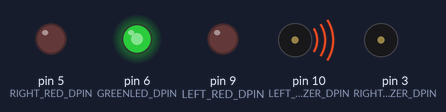
Simulated run of this sketch. Board: Arduino Uno, built with avr-gcc and run on an emulated ATmega328P. Shown: output pins drawn as LEDs (lit = HIGH), buzzer (waves = sounding, pin HIGH).

Above: at 0.17 s.
At 1.52 s:
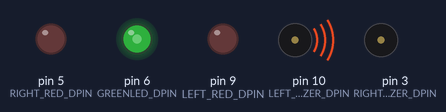
At 16.5 s:
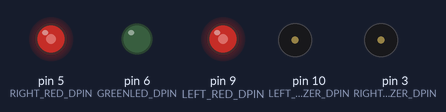
At 20.09 s:
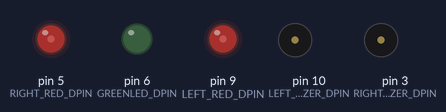
At 30.08 s:
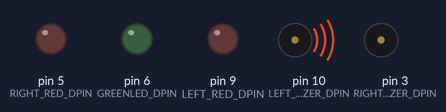
At 39.45 s:
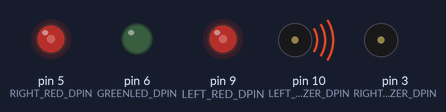
Timing chart, 0 to 40.0 s (numbered marks = the images above):
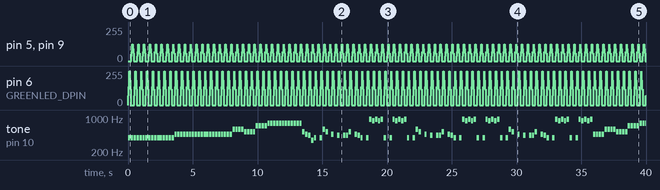

The sketch:

gasToxic.ino
```cpp
#include <stdarg.h>
#include "music.h"

const float NOTE_FOUR_DURATION = 187.5;
const float WAIT_DURATION = NOTE_FOUR_DURATION * 0.2f;
const float AVC_VALUE = 5.f / 1023;
const int BRIGHT_CEILING = 255;
const int RIGHT_BUZZER_DPIN = 3;
const int LEFT_BUZZER_DPIN = 10;
const int RIGHT_RED_DPIN = 5;
const int GREENLED_DPIN = 6;
const int LEFT_RED_DPIN = 9;
const int MQ2_DPIN = 12;
const int MQ3_DPIN = 2;
const auto MQ2_APIN = A0;
const auto MQ3_APIN = A1;

// milliseconds, 0 ~ 1 brightness range, number of led, pins
void flashDelay(const int delayMS, const float startBrightness, const float endBrightness, const int LEDNumbers, ...)
{
    if (LEDNumbers == 0 || delayMS < 0)
        return;
    const int end = (int)(endBrightness * BRIGHT_CEILING);
    va_list ap;
    va_start(ap, LEDNumbers);
    int *ledPins = (int *)malloc(sizeof(int) * LEDNumbers);
    for (int i = 0; i < LEDNumbers; ++i)
        ledPins[i] = va_arg(ap, int);
    // process flash
    int tempDelay = delayMS;
    if (delayMS > 30)
    {
        const int fadeAmount = (int)((30.f / delayMS) * (endBrightness - startBrightness) * BRIGHT_CEILING);
        int start = startBrightness * BRIGHT_CEILING;
        for (int i = 0; i < LEDNumbers; ++i)
            digitalWrite(ledPins[i], HIGH);
        do
        {
            for (int i = 0; i < LEDNumbers; ++i)
                analogWrite(ledPins[i], start);
            delay(30);
            start += fadeAmount;
            tempDelay -= 30;
        } while (tempDelay > 30);
    }
    // remain of delay
    delay(tempDelay);
    for (int i = 0; i < LEDNumbers; ++i)
        analogWrite(ledPins[i], end);
    // finalize
    va_end(ap);
    free(ledPins);
}

int *getSubList(const uint16_t *list, const int start, const int size)
{
    int *subList = (int *)malloc(sizeof(int) * size);
    for (int i = 0; i < size; ++i)
        subList[i] = pgm_read_word(&list[i + start]);
    return subList;
}

void determineVoltage(const float v, const float limit, const Song song)
{
    if (v < limit)
        return;
    if (song == Song::CuffinDance)
        play(cuda::MELODY, cuda::MELODY_SIZE, cuda::BLOCK_SIZE);
}

void play(const uint16_t *melody, const int size, const int blockSize)
{
    for (int i = 0; i < size; i += blockSize)
    {
        int *temp = getSubList(melody, i, blockSize);
        bool ledSwitch = true;
        for (int j = 0; j < blockSize; j += 2, ledSwitch = !ledSwitch)
        {
            if (temp[j] == NOTE_END)
                break;
            const int duration = NOTE_FOUR_DURATION * temp[j] / 4;
            const float delayDuration = (duration + WAIT_DURATION) / 2;
            tone(LEFT_BUZZER_DPIN, temp[j + 1], duration);
            if (ledSwitch)
            {
                flashDelay(delayDuration, 0, 1, 1, GREENLED_DPIN);
                flashDelay(delayDuration, 1, 0, 1, GREENLED_DPIN);
            }
            else
            {
                flashDelay(delayDuration, 0, 0.5f, 2, LEFT_RED_DPIN, RIGHT_RED_DPIN);
                flashDelay(delayDuration, 0.5f, 0, 2, LEFT_RED_DPIN, RIGHT_RED_DPIN);
            }
            noTone(LEFT_BUZZER_DPIN);
        }
        free(temp);
    }
}

void setup()
{
    Serial.begin(9600);
    pinMode(LEFT_BUZZER_DPIN, OUTPUT);
    pinMode(RIGHT_BUZZER_DPIN, OUTPUT);
    pinMode(LEFT_RED_DPIN, OUTPUT);
    pinMode(RIGHT_RED_DPIN, OUTPUT);
    pinMode(GREENLED_DPIN, OUTPUT);
}

void loop()
{
    const int MQ3AValue = analogRead(MQ3_APIN);
    const int MQ2AValue = analogRead(MQ2_APIN);
    // Convert the analog reading (which goes from 0 - 1023) to a voltage (0 - 5V):
    const float MQ3Voltage = MQ3AValue * AVC_VALUE;
    const float MQ2Voltage = MQ2AValue * AVC_VALUE;
    determineVoltage(MQ3Voltage, 3.66f, Song::CuffinDance);
    determineVoltage(MQ2Voltage, 1.9f, Song::CuffinDance);
    Serial.println(MQ3Voltage + String("MQ3"));
    Serial.println(MQ2Voltage + String("MQ2"));
    delay(1000);
}
```

music.h
```cpp
#pragma once
#include "pitches.h"

enum Song
{
    CuffinDance
};

// about notes, followed by a duration and a pitch
// prefix note durations: 4 = quarter note, 8 = eighth note, etc.:
// suffix note pitches
namespace cuda
{
    static const int BLOCK_SIZE = 128;

    static const uint16_t MELODY[] PROGMEM = {
        4, NOTE_G4, 4, NOTE_G4, 4, NOTE_G4, 4, NOTE_G4, 4, NOTE_G4, 4, NOTE_G4, 4, NOTE_G4, 4, NOTE_G4,
        4, NOTE_G4, 4, NOTE_G4, 4, NOTE_G4, 4, NOTE_G4, 4, NOTE_G4, 4, NOTE_G4, 4, NOTE_G4, 4, NOTE_G4,
        4, NOTE_AS4, 4, NOTE_AS4, 4, NOTE_AS4, 4, NOTE_AS4, 4, NOTE_AS4, 4, NOTE_AS4, 4, NOTE_AS4, 4, NOTE_AS4,
        4, NOTE_AS4, 4, NOTE_AS4, 4, NOTE_AS4, 4, NOTE_AS4, 4, NOTE_AS4, 4, NOTE_AS4, 4, NOTE_AS4, 4, NOTE_AS4,
        4, NOTE_AS4, 4, NOTE_AS4, 4, NOTE_AS4, 4, NOTE_AS4, 4, NOTE_D5, 4, NOTE_D5, 4, NOTE_D5, 4, NOTE_D5,
        4, NOTE_C5, 4, NOTE_C5, 4, NOTE_C5, 4, NOTE_C5, 4, NOTE_F5, 4, NOTE_F5, 4, NOTE_F5, 4, NOTE_F5,
        4, NOTE_G5, 4, NOTE_G5, 4, NOTE_G5, 4, NOTE_G5, 4, NOTE_G5, 4, NOTE_G5, 4, NOTE_G5, 4, NOTE_G5,
        4, NOTE_G5, 4, NOTE_G5, 4, NOTE_G5, 4, NOTE_G5, 4, NOTE_C5, 4, NOTE_AS4, 4, NOTE_A4, 4, NOTE_F4,
        4, NOTE_G4, 4, REST, 4, NOTE_G4, 4, NOTE_D5, 4, NOTE_C5, 4, REST, 4, NOTE_AS4, 4, REST,
        4, NOTE_A4, 4, REST, 4, NOTE_A4, 4, NOTE_A4, 4, NOTE_C5, 4, REST, 4, NOTE_AS4, 4, NOTE_A4,
        4, NOTE_G4, 4, REST, 4, NOTE_G4, 4, NOTE_AS5, 4, NOTE_A5, 4, NOTE_AS5, 4, NOTE_A5, 4, NOTE_AS5,
        4, NOTE_G4, 4, REST, 4, NOTE_G4, 4, NOTE_AS5, 4, NOTE_A5, 4, NOTE_AS5, 4, NOTE_A5, 4, NOTE_AS5,
        4, NOTE_G4, 4, REST, 4, NOTE_G4, 4, NOTE_D5, 4, NOTE_C5, 4, REST, 4, NOTE_AS4, 4, REST,
        4, NOTE_A4, 4, REST, 4, NOTE_A4, 4, NOTE_A4, 4, NOTE_C5, 4, REST, 4, NOTE_AS4, 4, NOTE_A4,
        4, NOTE_G4, 4, REST, 4, NOTE_G4, 4, NOTE_AS5, 4, NOTE_A5, 4, NOTE_AS5, 4, NOTE_A5, 4, NOTE_AS5,
        4, NOTE_G4, 4, REST, 4, NOTE_G4, 4, NOTE_AS5, 4, NOTE_A5, 4, NOTE_AS5, 4, NOTE_A5, 4, NOTE_AS5,
        4, NOTE_G4, 4, REST, 4, NOTE_G4, 4, NOTE_D5, 4, NOTE_C5, 4, REST, 4, NOTE_AS4, 4, REST,
        4, NOTE_A4, 4, REST, 4, NOTE_A4, 4, NOTE_A4, 4, NOTE_C5, 4, REST, 4, NOTE_AS4, 4, NOTE_A4,
        4, NOTE_G4, 4, REST, 4, NOTE_G4, 4, NOTE_AS5, 4, NOTE_A5, 4, NOTE_AS5, 4, NOTE_A5, 4, NOTE_AS5,
        4, NOTE_G4, 4, REST, 4, NOTE_G4, 4, NOTE_AS5, 4, NOTE_A5, 4, NOTE_AS5, 4, NOTE_A5, 4, NOTE_AS5,
        4, NOTE_AS4, 4, NOTE_AS4, 4, NOTE_AS4, 4, NOTE_AS4, 4, NOTE_D5, 4, NOTE_D5, 4, NOTE_D5, 4, NOTE_D5,
        4, NOTE_C5, 4, NOTE_C5, 4, NOTE_C5, 4, NOTE_C5, 4, NOTE_F5, 4, NOTE_F5, 4, NOTE_F5, 4, NOTE_F5,
        4, NOTE_G5, 4, NOTE_G5, 4, NOTE_G5, 4, NOTE_G5, 4, NOTE_G5, 4, NOTE_G5, 4, NOTE_G5, 4, NOTE_G5,
        4, NOTE_G5, 4, NOTE_G5, 4, NOTE_G5, 4, NOTE_G5, 4, NOTE_C5, 4, NOTE_AS4, 4, NOTE_A4, 4, NOTE_F4,
        4, NOTE_G4, 4, REST, 4, NOTE_G4, 4, NOTE_D5, 4, NOTE_C5, 4, REST, 4, NOTE_AS4, 4, REST,
        4, NOTE_A4, 4, REST, 4, NOTE_A4, 4, NOTE_A4, 4, NOTE_C5, 4, REST, 4, NOTE_AS4, 4, NOTE_A4,
        4, NOTE_G4, 4, REST, 4, NOTE_G4, 4, NOTE_AS4, 4, NOTE_A5, 4, NOTE_AS5, 4, NOTE_A5, 4, NOTE_AS5,
        4, NOTE_G4, 4, REST, 4, NOTE_G4, 4, NOTE_AS4, 4, NOTE_A5, 4, NOTE_AS5, 4, NOTE_A5, 4, NOTE_AS5,
        4, NOTE_G4, 4, REST, 4, NOTE_G4, 4, NOTE_D5, 4, NOTE_C5, 4, REST, 4, NOTE_AS4, 4, REST,
        4, NOTE_A4, 4, REST, 4, NOTE_A4, 4, NOTE_A4, 4, NOTE_C5, 4, REST, 4, NOTE_AS4, 4, NOTE_A4,
        4, NOTE_G4, 4, REST, 4, NOTE_G4, 4, NOTE_AS4, 4, NOTE_A5, 4, NOTE_AS5, 4, NOTE_A5, 4, NOTE_AS5,
        4, NOTE_G4, 4, REST, 4, NOTE_G4, 4, NOTE_AS4, 4, NOTE_A5, 4, NOTE_AS5, 4, NOTE_A5, 4, NOTE_AS5,
        4, NOTE_G4, 4, REST, 4, NOTE_G4, 4, NOTE_D5, 4, NOTE_C5, 4, REST, 4, NOTE_AS4, 4, REST,
        4, NOTE_A4, 4, REST, 4, NOTE_A4, 4, NOTE_A4, 4, NOTE_C5, 4, REST, 4, NOTE_AS4, 4, NOTE_A4,
        4, NOTE_G4, 4, REST, 4, NOTE_G4, 4, NOTE_AS4, 4, NOTE_A5, 4, NOTE_AS5, 4, NOTE_A5, 4, NOTE_AS5,
        4, NOTE_G4, 4, REST, 4, NOTE_G4, 4, NOTE_AS4, 4, NOTE_A5, 4, NOTE_AS5, 4, NOTE_A5, 4, NOTE_AS5,
        4, NOTE_AS4, 4, NOTE_AS4, 4, NOTE_AS4, 4, NOTE_AS4, 4, NOTE_D5, 4, NOTE_D5, 4, NOTE_D5, 4, NOTE_D5,
        4, NOTE_C5, 4, NOTE_C5, 4, NOTE_C5, 4, NOTE_C5, 4, NOTE_F5, 4, NOTE_F5, 4, NOTE_F5, 4, NOTE_F5,
        4, NOTE_G5, 4, NOTE_G5, 4, NOTE_G5, 4, NOTE_G5, 4, NOTE_G5, 4, NOTE_G5, 4, NOTE_G5, 4, NOTE_G5,
        4, NOTE_G5, 4, NOTE_G5, 4, NOTE_G5, 4, NOTE_G5, 4, NOTE_G5, 4, NOTE_G5, 4, NOTE_G5, 4, NOTE_G5,
        32, NOTE_G5, 32, NOTE_G5, 32, NOTE_G5, 32, NOTE_G5, 4, NOTE_G4, 4, REST, 4, NOTE_G4, 4, NOTE_D5,
        4, NOTE_C5, 4, REST, 4, NOTE_AS4, 4, REST, 4, NOTE_G4, 4, REST, 4, NOTE_G4, 4, NOTE_D5,
        4, NOTE_C5, 4, REST, 4, NOTE_AS4, 4, REST, 4, NOTE_G4, 4, REST, 4, NOTE_G4, 4, NOTE_D5,
        4, NOTE_C5, 4, REST, 4, NOTE_AS4, 4, REST, 4, NOTE_G4, 4, REST, 4, NOTE_G4, 4, NOTE_D5,
        4, NOTE_C5, 4, REST, 4, NOTE_AS4, 4, REST, 4, NOTE_G4, 4, REST, 4, NOTE_G4, 4, NOTE_D5,
        4, NOTE_C5, 4, REST, 4, NOTE_AS4, 4, REST, 4, NOTE_G4, 4, REST, 4, NOTE_G4, 4, NOTE_D5,
        4, NOTE_C5, 4, REST, 4, NOTE_AS4, 4, REST, 4, NOTE_G4, 4, REST, 4, NOTE_G4, 4, NOTE_D5,
        4, NOTE_C5, 4, REST, 4, NOTE_AS4, 4, REST, 4, NOTE_G4, 4, REST, 4, NOTE_G4, 4, NOTE_AS5,
        4, NOTE_A5, 4, NOTE_AS5, 4, NOTE_A5, 4, NOTE_AS5, 32, NOTE_AS4, 32, NOTE_AS4, 4, NOTE_AS4, 4, NOTE_AS4,
        4, NOTE_AS4, 4, NOTE_AS4, 4, NOTE_AS4, 4, NOTE_AS4, 4, NOTE_AS4, 4, NOTE_AS4, 4, NOTE_AS4, 4, NOTE_AS4,
        4, NOTE_AS4, 4, NOTE_AS4, 4, NOTE_AS4, 4, NOTE_AS4, 4, NOTE_AS4, 4, NOTE_AS4, 4, NOTE_AS4, 4, NOTE_AS4,
        4, NOTE_AS4, 4, NOTE_AS4, 4, NOTE_D5, 4, NOTE_D5, 4, NOTE_D5, 4, NOTE_D5, 4, NOTE_C5, 4, NOTE_C5,
        4, NOTE_C5, 4, NOTE_C5, 4, NOTE_F5, 4, NOTE_F5, 4, NOTE_F5, 4, NOTE_F5, 4, NOTE_G5, 4, NOTE_G5,
        4, NOTE_G5, 4, NOTE_G5, 4, NOTE_G5, 4, NOTE_G5, 4, NOTE_G5, 4, NOTE_G5, 4, NOTE_G5, 4, NOTE_G5,
        4, NOTE_G5, 4, NOTE_G5, 4, NOTE_C5, 4, NOTE_AS4, 4, NOTE_A4, 4, NOTE_F4, 4, NOTE_G4, 4, REST,
        4, NOTE_G4, 4, NOTE_D5, 4, NOTE_C5, 4, REST, 4, NOTE_AS4, 4, REST, 4, NOTE_A4, 4, REST,
        4, NOTE_A4, 4, NOTE_A4, 4, NOTE_C5, 4, REST, 4, NOTE_AS4, 4, NOTE_A4, 4, NOTE_G4, 4, REST,
        4, NOTE_G4, 4, NOTE_AS5, 4, NOTE_A5, 4, NOTE_AS5, 4, NOTE_A5, 4, NOTE_AS5, 4, NOTE_G4, 4, REST,
        4, NOTE_G4, 4, NOTE_AS5, 4, NOTE_A5, 4, NOTE_AS5, 4, NOTE_A5, 4, NOTE_AS5, 4, NOTE_G4, 4, REST,
        4, NOTE_G4, 4, NOTE_D5, 4, NOTE_C5, 4, REST, 4, NOTE_AS4, 4, REST, 4, NOTE_A4, 4, REST,
        4, NOTE_A4, 4, NOTE_A4, 4, NOTE_C5, 4, REST, 4, NOTE_AS4, 4, NOTE_A4, 4, NOTE_G4, 4, REST,
        4, NOTE_G4, 4, NOTE_AS5, 4, NOTE_A5, 4, NOTE_AS5, 4, NOTE_A5, 4, NOTE_AS5, 4, NOTE_G4, 4, REST,
        4, NOTE_G4, 4, NOTE_AS5, 4, NOTE_A5, 4, NOTE_AS5, 4, NOTE_G4, 4, REST, 4, NOTE_G4, 4, NOTE_D5,
        4, NOTE_C5, 4, REST, 4, NOTE_AS4, 4, REST, 4, NOTE_A4, 4, REST, 4, NOTE_A4, 4, NOTE_A4,
        4, NOTE_C5, 4, REST, 4, NOTE_AS4, 4, NOTE_A4, 4, NOTE_G4, 4, REST, 4, NOTE_G4, 4, NOTE_AS5,
        4, NOTE_A5, 4, NOTE_AS5, 4, NOTE_A5, 4, NOTE_AS5, 4, NOTE_G4, 4, REST, 4, NOTE_G4, 4, NOTE_AS5,
        4, NOTE_A5, 4, NOTE_AS5, 4, NOTE_A5, 4, NOTE_AS5, 4, NOTE_AS4, 4, NOTE_AS4, 4, NOTE_AS4, 4, NOTE_AS4,
        4, NOTE_D5, 4, NOTE_D5, 4, NOTE_D5, 4, NOTE_D5, 4, NOTE_C5, 4, NOTE_C5, 4, NOTE_C5, 4, NOTE_C5,
        4, NOTE_F5, 4, NOTE_F5, 4, NOTE_F5, 4, NOTE_F5, 4, NOTE_G5, 4, NOTE_G5, 4, NOTE_G5, 4, NOTE_G5,
        4, NOTE_G5, 4, NOTE_G5, 4, NOTE_G5, 4, NOTE_G5, 4, NOTE_G5, 4, NOTE_G5, 4, NOTE_G5, 4, NOTE_G5,
        4, NOTE_G5, 4, NOTE_G5, 4, NOTE_G5, 4, NOTE_G5, 4, NOTE_G5, NOTE_END};

    static const uint16_t MELODY_SIZE = sizeof(MELODY) / sizeof(MELODY[0]);
} // namespace cuda
```

pitches.h
```cpp
#pragma once
#define REST 0
#define NOTE_B0  31
#define NOTE_C1  33
#define NOTE_CS1 35
#define NOTE_D1  37
#define NOTE_DS1 39
#define NOTE_E1  41
#define NOTE_F1  44
#define NOTE_FS1 46
#define NOTE_G1  49
#define NOTE_GS1 52
#define NOTE_A1  55
#define NOTE_AS1 58
#define NOTE_B1  62
#define NOTE_C2  65
#define NOTE_CS2 69
#define NOTE_D2  73
#define NOTE_DS2 78
#define NOTE_E2  82
#define NOTE_F2  87
#define NOTE_FS2 93
#define NOTE_G2  98
#define NOTE_GS2 104
#define NOTE_A2  110
#define NOTE_AS2 117
#define NOTE_B2  123
#define NOTE_C3  131
#define NOTE_CS3 139
#define NOTE_D3  147
#define NOTE_DS3 156
#define NOTE_E3  165
#define NOTE_F3  175
#define NOTE_FS3 185
#define NOTE_G3  196
#define NOTE_GS3 208
#define NOTE_A3  220
#define NOTE_AS3 233
#define NOTE_B3  247
#define NOTE_C4  262
#define NOTE_CS4 277
#define NOTE_D4  294
#define NOTE_DS4 311
#define NOTE_E4  330
#define NOTE_F4  349
#define NOTE_FS4 370
#define NOTE_G4  392
#define NOTE_GS4 415
#define NOTE_A4  440
#define NOTE_AS4 466
#define NOTE_B4  494
#define NOTE_C5  523
#define NOTE_CS5 554
#define NOTE_D5  587
#define NOTE_DS5 622
#define NOTE_E5  659
#define NOTE_F5  698
#define NOTE_FS5 740
#define NOTE_G5  784
#define NOTE_GS5 831
#define NOTE_A5  880
#define NOTE_AS5 932
#define NOTE_B5  988
#define NOTE_C6  1047
#define NOTE_CS6 1109
#define NOTE_D6  1175
#define NOTE_DS6 1245
#define NOTE_E6  1319
#define NOTE_F6  1397
#define NOTE_FS6 1480
#define NOTE_G6  1568
#define NOTE_GS6 1661
#define NOTE_A6  1760
#define NOTE_AS6 1865
#define NOTE_B6  1976
#define NOTE_C7  2093
#define NOTE_CS7 2217
#define NOTE_D7  2349
#define NOTE_DS7 2489
#define NOTE_E7  2637
#define NOTE_F7  2794
#define NOTE_FS7 2960
#define NOTE_G7  3136
#define NOTE_GS7 3322
#define NOTE_A7  3520
#define NOTE_AS7 3729
#define NOTE_B7  3951
#define NOTE_C8  4186
#define NOTE_CS8 4435
#define NOTE_D8  4699
#define NOTE_DS8 4978
#define NOTE_END UINT16_MAX
```

Measured:
- by itself, pin 6 (GREENLED_DPIN): repeats every 0.45 s: 136/255 0.05 s, 255/255 0.03 s, 187/255 0.03 s, 119/255 0.05 s, 0/255 0.25 s, 68/255 0.03 s
- by itself, pin 5 (RIGHT_RED_DPIN), pin 9 (LEFT_RED_DPIN): repeats every 0.45 s: 68/255 0.05 s, 127/255 0.03 s, 93/255 0.03 s, 59/255 0.05 s, 0/255 0.25 s, 34/255 0.03 s
- by itself, tone on pin 10 (LEFT_BUZZER_DPIN): plays 392 Hz for 0.19 s, 392 Hz for 0.19 s, 392 Hz for 0.19 s, 392 Hz for 0.19 s, 392 Hz for 0.19 s, 392 Hz for 0.19 s … (158 notes in this stretch)
